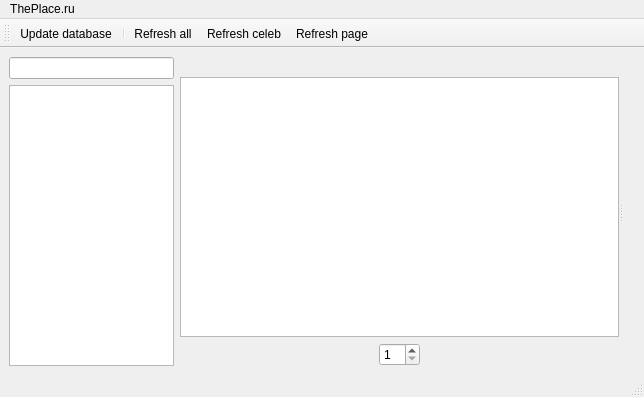
<?xml version="1.0" encoding="UTF-8"?>
<ui version="4.0">
 <class>MainWindow</class>
 <widget class="QMainWindow" name="MainWindow">
  <property name="geometry">
   <rect>
    <x>0</x>
    <y>0</y>
    <width>644</width>
    <height>397</height>
   </rect>
  </property>
  <property name="windowTitle">
   <string>MainWindow</string>
  </property>
  <widget class="QWidget" name="centralwidget">
   <layout class="QGridLayout" name="gridLayout">
    <item row="0" column="0">
     <layout class="QVBoxLayout" name="verticalLayout">
      <item>
       <widget class="LabelFilterEdit" name="edtFilter">
        <property name="sizePolicy">
         <sizepolicy hsizetype="Ignored" vsizetype="Fixed">
          <horstretch>0</horstretch>
          <verstretch>0</verstretch>
         </sizepolicy>
        </property>
       </widget>
      </item>
      <item>
       <widget class="QTableView" name="lstCelebs">
        <property name="sizePolicy">
         <sizepolicy hsizetype="Maximum" vsizetype="Expanding">
          <horstretch>0</horstretch>
          <verstretch>0</verstretch>
         </sizepolicy>
        </property>
        <property name="maximumSize">
         <size>
          <width>165</width>
          <height>16777215</height>
         </size>
        </property>
        <property name="showGrid">
         <bool>true</bool>
        </property>
        <property name="gridStyle">
         <enum>Qt::SolidLine</enum>
        </property>
        <attribute name="horizontalHeaderVisible">
         <bool>false</bool>
        </attribute>
        <attribute name="verticalHeaderVisible">
         <bool>false</bool>
        </attribute>
       </widget>
      </item>
     </layout>
    </item>
    <item row="0" column="1">
     <widget class="QSplitter" name="splitImages">
      <property name="orientation">
       <enum>Qt::Horizontal</enum>
      </property>
      <widget class="QWidget" name="layoutWidget">
       <layout class="QVBoxLayout" name="verticalLayout_2">
        <item>
         <widget class="QLabel" name="lblCeleb">
          <property name="text">
           <string/>
          </property>
          <property name="scaledContents">
           <bool>false</bool>
          </property>
          <property name="alignment">
           <set>Qt::AlignCenter</set>
          </property>
         </widget>
        </item>
        <item>
         <widget class="QTableWidget" name="lstImages">
          <property name="styleSheet">
           <string notr="true">LabelImage {
	padding:10px;
	border: 1px solid black;
}</string>
          </property>
          <property name="horizontalScrollBarPolicy">
           <enum>Qt::ScrollBarAlwaysOff</enum>
          </property>
          <property name="gridStyle">
           <enum>Qt::NoPen</enum>
          </property>
          <property name="columnCount">
           <number>3</number>
          </property>
          <attribute name="horizontalHeaderVisible">
           <bool>false</bool>
          </attribute>
          <attribute name="verticalHeaderVisible">
           <bool>false</bool>
          </attribute>
          <column/>
          <column/>
          <column/>
         </widget>
        </item>
        <item>
         <layout class="QHBoxLayout" name="horizontalLayout">
          <item>
           <spacer name="horizontalSpacer_2">
            <property name="orientation">
             <enum>Qt::Horizontal</enum>
            </property>
            <property name="sizeHint" stdset="0">
             <size>
              <width>40</width>
              <height>20</height>
             </size>
            </property>
           </spacer>
          </item>
          <item>
           <widget class="QPushButton" name="btnPrevious">
            <property name="sizePolicy">
             <sizepolicy hsizetype="Minimum" vsizetype="Fixed">
              <horstretch>0</horstretch>
              <verstretch>0</verstretch>
             </sizepolicy>
            </property>
            <property name="maximumSize">
             <size>
              <width>24</width>
              <height>16777215</height>
             </size>
            </property>
            <property name="text">
             <string/>
            </property>
            <property name="icon">
             <iconset resource="../../assets/icons.qrc">
              <normaloff>:/arrow-left.png</normaloff>:/arrow-left.png</iconset>
            </property>
            <property name="iconSize">
             <size>
              <width>24</width>
              <height>24</height>
             </size>
            </property>
            <property name="flat">
             <bool>true</bool>
            </property>
           </widget>
          </item>
          <item>
           <widget class="QSpinBox" name="spnPage">
            <property name="suffix">
             <string/>
            </property>
            <property name="minimum">
             <number>1</number>
            </property>
           </widget>
          </item>
          <item>
           <widget class="QPushButton" name="btnNext">
            <property name="sizePolicy">
             <sizepolicy hsizetype="Minimum" vsizetype="Fixed">
              <horstretch>0</horstretch>
              <verstretch>0</verstretch>
             </sizepolicy>
            </property>
            <property name="maximumSize">
             <size>
              <width>24</width>
              <height>16777215</height>
             </size>
            </property>
            <property name="text">
             <string/>
            </property>
            <property name="icon">
             <iconset resource="../../assets/icons.qrc">
              <normaloff>:/arrow-right.png</normaloff>:/arrow-right.png</iconset>
            </property>
            <property name="iconSize">
             <size>
              <width>24</width>
              <height>24</height>
             </size>
            </property>
            <property name="flat">
             <bool>true</bool>
            </property>
           </widget>
          </item>
          <item>
           <spacer name="horizontalSpacer">
            <property name="orientation">
             <enum>Qt::Horizontal</enum>
            </property>
            <property name="sizeHint" stdset="0">
             <size>
              <width>40</width>
              <height>20</height>
             </size>
            </property>
           </spacer>
          </item>
         </layout>
        </item>
       </layout>
      </widget>
      <widget class="LabelImage" name="lblPreview">
       <property name="sizePolicy">
        <sizepolicy hsizetype="Ignored" vsizetype="Ignored">
         <horstretch>0</horstretch>
         <verstretch>0</verstretch>
        </sizepolicy>
       </property>
       <property name="minimumSize">
        <size>
         <width>0</width>
         <height>0</height>
        </size>
       </property>
       <property name="maximumSize">
        <size>
         <width>16777215</width>
         <height>16777215</height>
        </size>
       </property>
       <property name="text">
        <string/>
       </property>
       <property name="alignment">
        <set>Qt::AlignCenter</set>
       </property>
      </widget>
     </widget>
    </item>
   </layout>
  </widget>
  <widget class="QMenuBar" name="menubar">
   <property name="geometry">
    <rect>
     <x>0</x>
     <y>0</y>
     <width>644</width>
     <height>25</height>
    </rect>
   </property>
   <widget class="QMenu" name="menuThePlace_ru">
    <property name="title">
     <string>ThePlace.ru</string>
    </property>
    <widget class="QMenu" name="menuIvalidateCache">
     <property name="title">
      <string>Invalidate Cache</string>
     </property>
     <addaction name="actionInvalideateCachePage"/>
     <addaction name="actionInvalideateCacheCeleb"/>
     <addaction name="separator"/>
     <addaction name="actionInvalideateCacheAll"/>
    </widget>
    <addaction name="actionUpdate_database"/>
    <addaction name="menuIvalidateCache"/>
    <addaction name="separator"/>
    <addaction name="actionExit"/>
   </widget>
   <addaction name="menuThePlace_ru"/>
  </widget>
  <widget class="QStatusBar" name="statusbar"/>
  <widget class="QToolBar" name="toolBar">
   <property name="windowTitle">
    <string>toolBar</string>
   </property>
   <attribute name="toolBarArea">
    <enum>TopToolBarArea</enum>
   </attribute>
   <attribute name="toolBarBreak">
    <bool>false</bool>
   </attribute>
   <addaction name="actionUpdate_database"/>
   <addaction name="separator"/>
   <addaction name="actionInvalideateCacheAll"/>
   <addaction name="actionInvalideateCacheCeleb"/>
   <addaction name="actionInvalideateCachePage"/>
  </widget>
  <action name="actionUpdate">
   <property name="text">
    <string>Update</string>
   </property>
  </action>
  <action name="actionExit">
   <property name="icon">
    <iconset resource="../../assets/icons.qrc">
     <normaloff>:/power.png</normaloff>:/power.png</iconset>
   </property>
   <property name="text">
    <string>Exit</string>
   </property>
   <property name="shortcut">
    <string>Ctrl+Q</string>
   </property>
  </action>
  <action name="actionInvalideateCacheAll">
   <property name="icon">
    <iconset resource="../../assets/icons.qrc">
     <normaloff>:/rainbow.png</normaloff>:/rainbow.png</iconset>
   </property>
   <property name="text">
    <string>Refresh all</string>
   </property>
   <property name="toolTip">
    <string>Refresh all</string>
   </property>
  </action>
  <action name="actionInvalideateCachePage">
   <property name="icon">
    <iconset resource="../../assets/icons.qrc">
     <normaloff>:/refresh-01-32.png</normaloff>:/refresh-01-32.png</iconset>
   </property>
   <property name="text">
    <string>Refresh page</string>
   </property>
   <property name="toolTip">
    <string>Refresh page</string>
   </property>
  </action>
  <action name="actionInvalideateCacheCeleb">
   <property name="icon">
    <iconset resource="../../assets/icons.qrc">
     <normaloff>:/loading.png</normaloff>:/loading.png</iconset>
   </property>
   <property name="text">
    <string>Refresh celeb</string>
   </property>
   <property name="toolTip">
    <string>Refresh celeb</string>
   </property>
  </action>
  <action name="actionUpdate_database">
   <property name="icon">
    <iconset resource="../../assets/icons.qrc">
     <normaloff>:/download.png</normaloff>:/download.png</iconset>
   </property>
   <property name="text">
    <string>Update database</string>
   </property>
   <property name="toolTip">
    <string>Update database</string>
   </property>
  </action>
 </widget>
 <customwidgets>
  <customwidget>
   <class>LabelFilterEdit</class>
   <extends>QLineEdit</extends>
   <header>gui.label_filter_edit</header>
  </customwidget>
  <customwidget>
   <class>LabelImage</class>
   <extends>QLabel</extends>
   <header>gui.LabelImage</header>
  </customwidget>
 </customwidgets>
 <resources>
  <include location="../../assets/icons.qrc"/>
 </resources>
 <connections>
  <connection>
   <sender>actionExit</sender>
   <signal>triggered()</signal>
   <receiver>MainWindow</receiver>
   <slot>close()</slot>
   <hints>
    <hint type="sourcelabel">
     <x>-1</x>
     <y>-1</y>
    </hint>
    <hint type="destinationlabel">
     <x>245</x>
     <y>262</y>
    </hint>
   </hints>
  </connection>
  <connection>
   <sender>btnNext</sender>
   <signal>clicked()</signal>
   <receiver>spnPage</receiver>
   <slot>stepUp()</slot>
   <hints>
    <hint type="sourcelabel">
     <x>382</x>
     <y>88</y>
    </hint>
    <hint type="destinationlabel">
     <x>331</x>
     <y>92</y>
    </hint>
   </hints>
  </connection>
  <connection>
   <sender>btnPrevious</sender>
   <signal>clicked()</signal>
   <receiver>spnPage</receiver>
   <slot>stepDown()</slot>
   <hints>
    <hint type="sourcelabel">
     <x>275</x>
     <y>78</y>
    </hint>
    <hint type="destinationlabel">
     <x>319</x>
     <y>77</y>
    </hint>
   </hints>
  </connection>
 </connections>
</ui>
